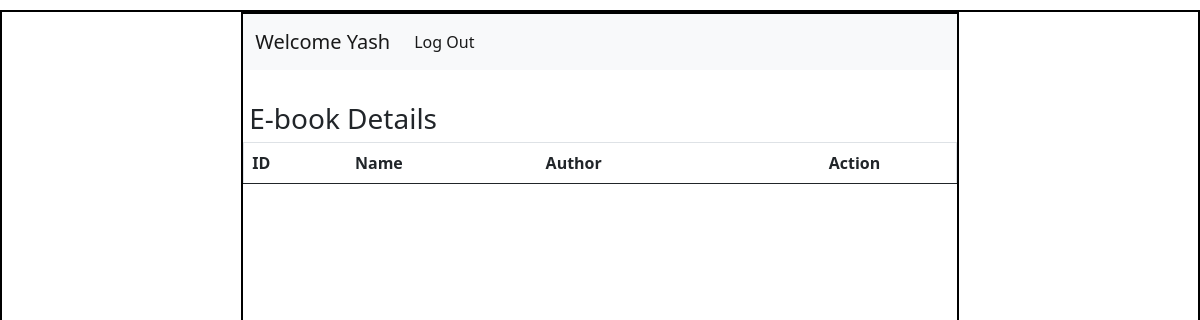
Before: /request-ebook/3 with the older database file.
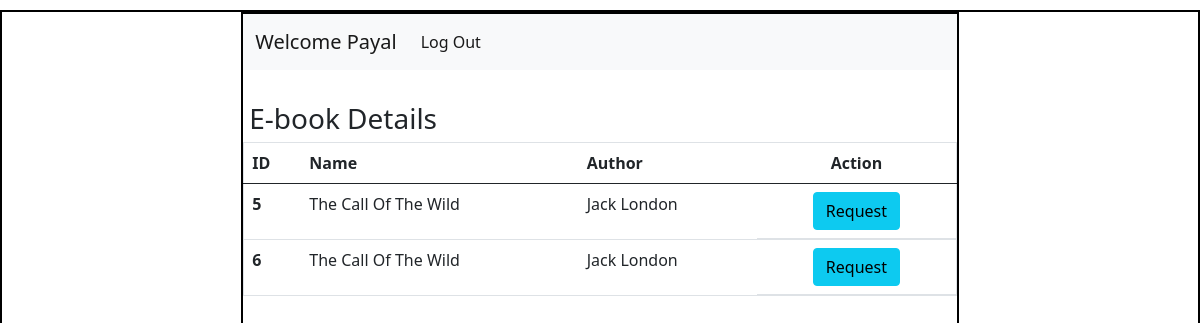
After: the same page with the newer database file.
### application/models.py (models this page shows)
class User(db.Model):
  id = db.Column(db.Integer, primary_key=True)
  username = db.Column(db.String(), unique=True, nullable=False)
  email = db.Column(db.String(),unique = True, nullable=False)
  password = db.Column(db.String(), nullable=False)
  type = db.Column(db.String(), default='general')
  ebooks = db.relationship('Ebook', backref='bearer')

class Ebook(db.Model):
  id = db.Column(db.Integer, primary_key=True)
  name = db.Column(db.String(), nullable=False)
  author = db.Column(db.String(), nullable=False)
  url = db.Column(db.String(), nullable=False)
  status = db.Column(db.String(), default='available')
  user_id = db.Column(db.Integer, db.ForeignKey('user.id'), default=None)

### application/controllers.py (the view)
@app.route("/request-ebook/<int:user_id>")#button in user dashboard
def request_ebook(user_id):
  this_user = User.query.filter_by(id=user_id).first()
  ebooks = Ebook.query.filter_by(status="available").all()
  return render_template("request.html", this_user=this_user, ebooks=ebooks)

### templates/request.html (shortened to what this page needs)
<!DOCTYPE html>
<html lang="en">
<head>
  <link rel="stylesheet" href="/static/style.css">
  <link href="https://cdn.jsdelivr.net/npm/bootstrap@5.0.2/dist/css/bootstrap.min.css" rel="stylesheet">
</head>
<body>
  <div id="main">
    <div id="canvas">
      <nav class="navbar navbar-expand-lg navbar-light bg-light">
        <div class="container-fluid">
          <a class="navbar-brand" href="#">Welcome {{this_user.username}}</a>
          <div class="collapse navbar-collapse" id="navbarSupportedContent">
            <ul class="navbar-nav me-auto mb-2 mb-lg-0">
              <li class="nav-item">
                <a class="nav-link active" aria-current="page" href="/login">Log Out</a>
              </li>
            </ul>
          </div>
        </div>
      </nav>
      <div id="content">
        <h3 class="headings">E-book Details </h3>
        <div class="table">
          <table class="table border">
            <thead>
              <tr>
                <th scope="col">ID</th>
                <th scope="col">Name</th>
                <th scope="col">Author</th>
                <th scope="col" class="text-center">Action</th>
              </tr>
            </thead>
            <tbody>
              {% for ebook in ebooks %}
              <tr>
                <th scope="row">{{ebook.id}}</th>
                <td>{{ebook.name}}</td>
                <td>{{ebook.author}}</td>
                <td class="d-flex justify-content-center ">
                  <a href="/request/{{ebook.id}}/{{this_user.id}}" class="btn btn-info mx-2">Request</a>
                </td>
              </tr>
              {% endfor%}
            </tbody>
          </table>
        </div>
      </div>
    </div>
  </div>
</body>
</html>

Changed rows visible on the page:
changed User: username "Yash" → "Payal"
added Ebook: id "5", name "The Call Of The Wild", author "Jack London"
added Ebook: id "6", name "The Call Of The Wild", author "Jack London"
